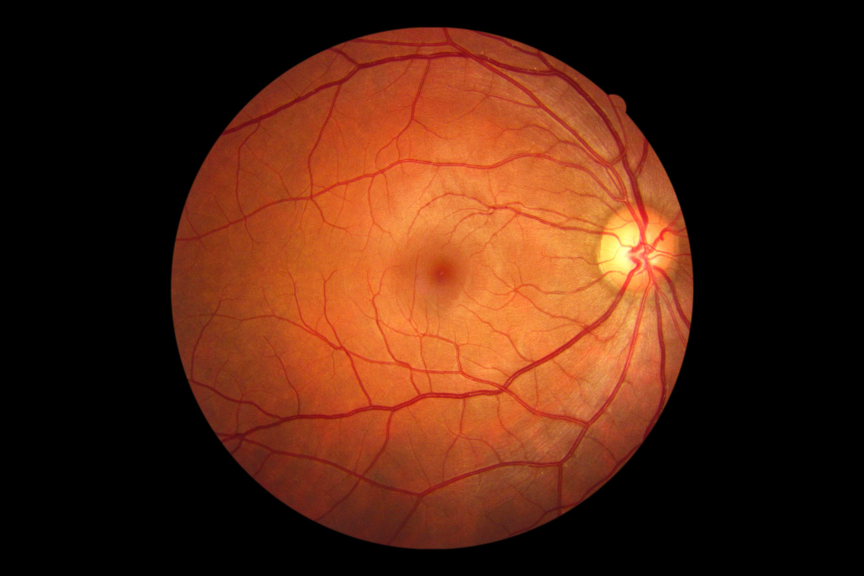
#> input picture img/models/retina.jpg, 2592 x 1728 px, found by its file name (shown at 1/3 size)
$ python 3-recover-rotation-difference-with-a-pola-transform.py   (older library calls are emulated)
#> lines starting #> are read from the running program, lines starting #| are printed output that depends on the picture
### img/mydata.py
from skimage import io

root = "C:/Users/Antonio Carlos/PycharmProjects/scikit-image-examples/img/models/"


def beatles():
    img = io.imread(root + 'beatles.jpg')
    return img


def fire():
    img = io.imread(root + 'fire.jpg')
    return img


def bird():
    img = io.imread(root + 'bird.jpg')
    return img


def neymar():
    img = io.imread(root + 'neymar.jpeg')
    return img


def hollywood():
    img = io.imread(root + 'hollywood.jpg')
    return img


def elvis():
    img = io.imread(root + 'elvis.jpg')
    return img


def lion():
    return io.imread(root + 'lion-3d.png')


def retina():
    return io.imread(root + 'retina.jpg')
#> returned value is the input picture: shape (1728, 2592, 3); mean R, G, B 79.7, 36.5, 17.5


def devil():
    return io.imread(root + 'devil.png')


def bacteria():
    return io.imread(root + 'bacteria.png')

### src/3-recover-rotation-difference-with-a-pola-transform.py
import numpy as np
import matplotlib.pyplot as plt

from skimage import data
from skimage.registration import phase_cross_correlation
from skimage.transform import warp_polar, rotate, rescale
from skimage.util import img_as_float
from img import mydata as my


radius = 705
angle = 35
image = my.retina()
image = img_as_float(image)
rotated = rotate(image, angle)
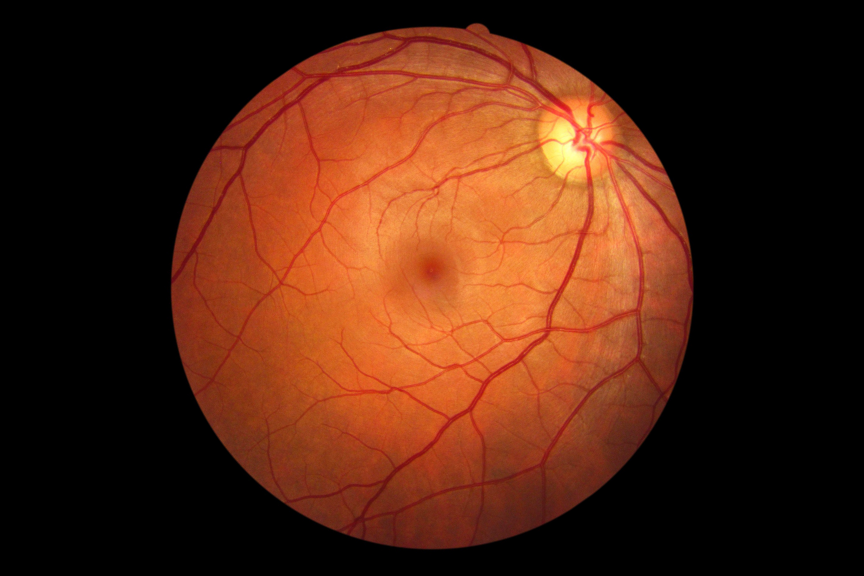
#> rotated: shape (1728, 2592, 3) float64 (shown at 1/3 size); mean R, G, B 0.313, 0.143, 0.0687
image_polar = warp_polar(image, radius=radius, multichannel=True)
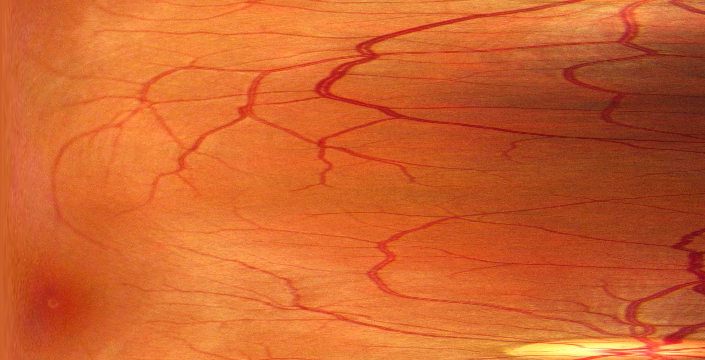
#> image_polar: shape (360, 705, 3) float64; mean R, G, B 0.816, 0.391, 0.178
rotated_polar = warp_polar(rotated, radius=radius, multichannel=True)
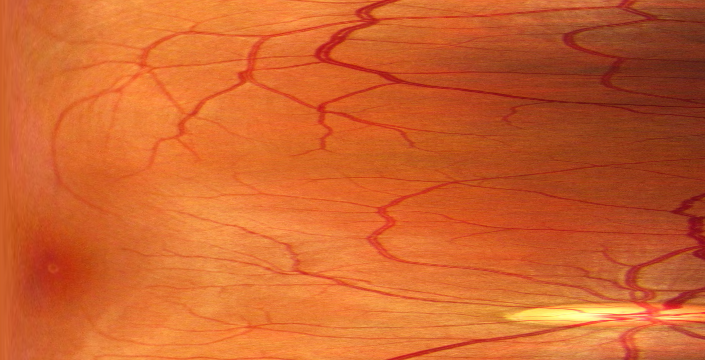
#> rotated_polar: shape (360, 705, 3) float64; mean R, G, B 0.816, 0.391, 0.178

fig, axes = plt.subplots(2, 2, figsize=(8, 8))
ax = axes.ravel()
ax[0].set_title("Original")
ax[0].imshow(image)
ax[1].set_title("Rotated")
ax[1].imshow(rotated)
ax[2].set_title("Polar-Transformed Original")
ax[2].imshow(image_polar)
ax[3].set_title("Polar-Transformed Rotated")
ax[3].imshow(rotated_polar)
plt.show()
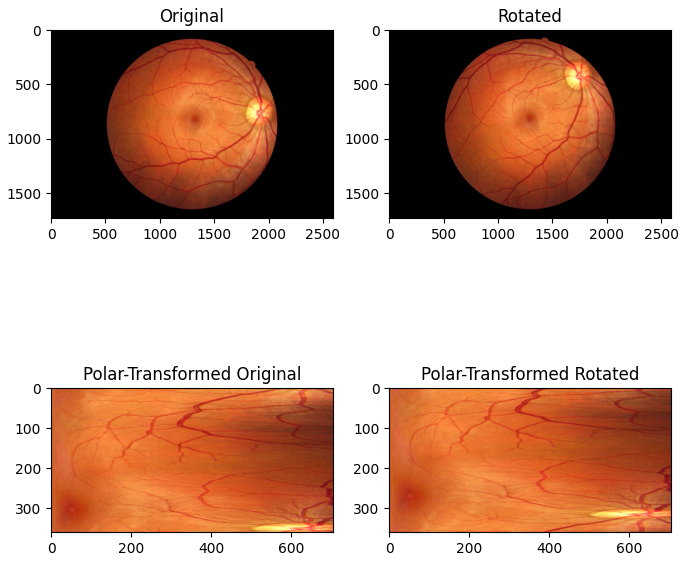
#> figure drawn by matplotlib, 4 panels

shifts, error, phasediff = phase_cross_correlation(image_polar, rotated_polar)
#> shifts = [35, 0, 0]; error = 1; phasediff = -2.55e-17
print("Expected value for counterclockwise rotation in degrees: "
      f"{angle}")
print("Recovered value for counterclockwise rotation: "
      f"{shifts[0]}")
#| Recovered value for counterclockwise rotation: 35.0
